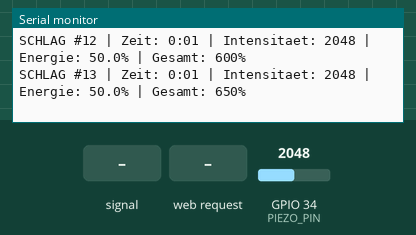
Recording of a program running on a simulated ESP32. Shown: the last lines printed to the serial monitor. The inputs (shaded band) are chosen by the test bench; at power-on: GPIO 34 (PIEZO_PIN) = 2048 (analog values on the 0–4095 scale). Storage starts empty.

Above: at 1.8 s.
1.9 s: GPIO 34 (PIEZO_PIN) fed a 200 Hz sine of ±327 counts around its level
At 1.94 s:
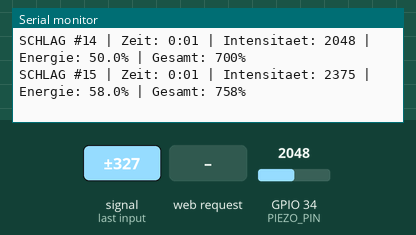
3.4 s: GPIO 34 (PIEZO_PIN) set to 2866
At 3.48 s:
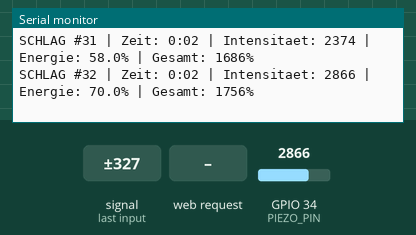
4.9 s: HTTP request GET /api/stats received
6.4 s: HTTP request GET /api/logs received
7.9 s: GPIO 34 (PIEZO_PIN) set to 3603
At 7.91 s:
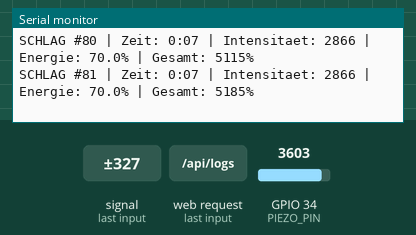
Timing chart, 0 to 10.4 s (numbered marks = the images above; inputs shaded):
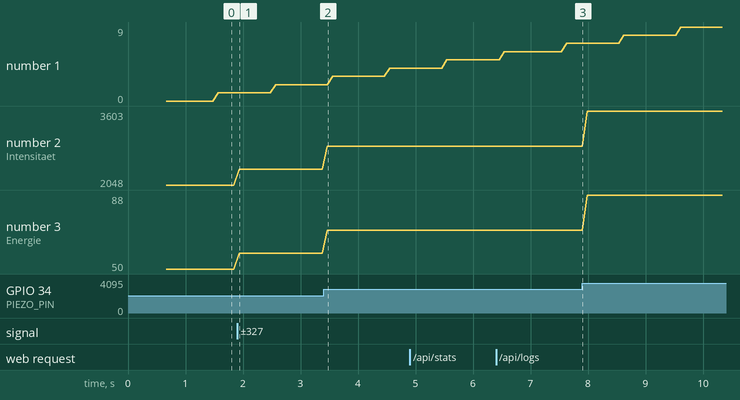

Measured:
- after the input at 1.9 s, the serial monitor: prints a new line at once (image 1)
- after the input at 3.4 s, the serial monitor: prints a new line after 0.07 s (image 2)
- plotted number 2: 2048 → 2374 after the input at 1.9 s, 2374 → 2866 after the input at 3.4 s, 2866 → 3603 after the input at 7.9 s
- plotted number 3: 50 → 58 after the input at 1.9 s, 58 → 70 after the input at 3.4 s

The program:

main.cpp
```cpp
// =============================================================================
// Pauke Monitor - ESP32 Timpani Hit Counter
// =============================================================================
// Hardware: ESP32 DevKit + B39 Piezo Vibrationssensor an GPIO 34 (ADC1)
// Funktion: Zaehlt Schlaege auf einer 49-Zoll Pauke, loggt Daten,
//           stellt einen Webserver mit Live-Statistiken bereit.
// =============================================================================

#include <Arduino.h>
#include <WiFi.h>
#include <ESPAsyncWebServer.h>
#include <LittleFS.h>

// -----------------------------------------------------------------------------
// Konfiguration
// -----------------------------------------------------------------------------

// Sensor
static const int PIEZO_PIN = 34;
static const int SCHWELLENWERT = 300;       // ADC-Schwelle fuer Schlagerkennung
static const int COOLDOWN_MS = 80;          // Debounce-Zeit in ms
static const int ADC_MAX = 4095;            // 12-bit ADC Maximum

// WiFi Access Point
static const char* AP_SSID = "Pauke-Monitor";
static const char* AP_PASS = "timpani123";

// Dateispeicher
static const char* CSV_PATH = "/schlaege.csv";

// -----------------------------------------------------------------------------
// Globale Variablen
// -----------------------------------------------------------------------------

AsyncWebServer server(80);

unsigned long session_start = 0;
unsigned long last_hit_time = 0;
uint32_t schlag_nummer = 0;
double gesamt_energie = 0.0;

// -----------------------------------------------------------------------------
// Hilfsfunktionen
// -----------------------------------------------------------------------------

// Berechnet Energie in Prozent aus ADC-Rohwert
float berechne_energie(int intensitaet) {
    return (float)intensitaet / (float)ADC_MAX * 100.0f;
}

// Formatiert Sekunden als HH:MM:SS
String format_zeit(unsigned long sekunden) {
    unsigned long h = sekunden / 3600;
    unsigned long m = (sekunden % 3600) / 60;
    unsigned long s = sekunden % 60;
    char buf[12];
    snprintf(buf, sizeof(buf), "%02lu:%02lu:%02lu", h, m, s);
    return String(buf);
}

// Formatiert Sekunden als MM:SS fuer Log-Eintraege
String format_log_zeit(unsigned long sekunden) {
    unsigned long m = sekunden / 60;
    unsigned long s = sekunden % 60;
    char buf[8];
    snprintf(buf, sizeof(buf), "%lu:%02lu", m, s);
    return String(buf);
}

// -----------------------------------------------------------------------------
// LittleFS: CSV lesen / schreiben / loeschen
// -----------------------------------------------------------------------------

// Liest bestehende Logs und stellt Zaehler wieder her
void lade_bestehende_daten() {
    if (!LittleFS.exists(CSV_PATH)) {
        schlag_nummer = 0;
        gesamt_energie = 0.0;
        return;
    }

    File f = LittleFS.open(CSV_PATH, "r");
    if (!f) {
        schlag_nummer = 0;
        gesamt_energie = 0.0;
        return;
    }

    schlag_nummer = 0;
    gesamt_energie = 0.0;

    while (f.available()) {
        String line = f.readStringUntil('\n');
        line.trim();
        if (line.length() == 0) continue;

        // Format: Nummer;Zeitstempel;Intensitaet;Energie%
        int sep1 = line.indexOf(';');
        int sep2 = line.indexOf(';', sep1 + 1);
        int sep3 = line.indexOf(';', sep2 + 1);

        if (sep1 < 0 || sep2 < 0 || sep3 < 0) continue;

        uint32_t nr = line.substring(0, sep1).toInt();
        float energie = line.substring(sep3 + 1).toFloat();

        if (nr > schlag_nummer) {
            schlag_nummer = nr;
        }
        gesamt_energie += energie;
    }
    f.close();

    Serial.printf("Bestehende Daten geladen: %u Schlaege, Energie: %.1f%%\n",
                  schlag_nummer, gesamt_energie);
}

// Speichert einen einzelnen Schlag in die CSV
void speichere_schlag(uint32_t nummer, unsigned long zeitstempel_s, int intensitaet, float energie) {
    File f = LittleFS.open(CSV_PATH, "a");
    if (!f) {
        Serial.println("FEHLER: CSV konnte nicht geoeffnet werden!");
        return;
    }
    f.printf("%u;%lu;%d;%.1f\n", nummer, zeitstempel_s, intensitaet, energie);
    f.close();
}

// Loescht alle Log-Daten
void loesche_logs() {
    if (LittleFS.exists(CSV_PATH)) {
        LittleFS.remove(CSV_PATH);
    }
    schlag_nummer = 0;
    gesamt_energie = 0.0;
    session_start = millis();
    Serial.println("Logs geloescht.");
}

// Liest die letzten N Zeilen der CSV
String lese_letzte_zeilen(int anzahl) {
    if (!LittleFS.exists(CSV_PATH)) return "";

    File f = LittleFS.open(CSV_PATH, "r");
    if (!f) return "";

    // Alle Zeilen einlesen
    std::vector<String> zeilen;
    while (f.available()) {
        String line = f.readStringUntil('\n');
        line.trim();
        if (line.length() > 0) {
            zeilen.push_back(line);
        }
    }
    f.close();

    // Nur die letzten N zurueckgeben (neueste zuerst)
    String result = "";
    int start = zeilen.size() > (size_t)anzahl ? zeilen.size() - anzahl : 0;
    for (int i = zeilen.size() - 1; i >= start; i--) {
        result += zeilen[i] + "\n";
    }
    return result;
}

// Liest gesamte CSV
String lese_gesamte_csv() {
    if (!LittleFS.exists(CSV_PATH)) return "Nummer;Zeitstempel;Intensitaet;Energie%\n";

    File f = LittleFS.open(CSV_PATH, "r");
    if (!f) return "";

    String content = "Nummer;Zeitstempel;Intensitaet;Energie%\n";
    while (f.available()) {
        content += f.readStringUntil('\n') + "\n";
    }
    f.close();
    return content;
}

// -----------------------------------------------------------------------------
// HTML-Seite (inline, keine externen Abhaengigkeiten)
// -----------------------------------------------------------------------------

const char INDEX_HTML[] PROGMEM = R"rawliteral(
<!DOCTYPE html>
<html lang="de">
<head>
<meta charset="UTF-8">
<meta name="viewport" content="width=device-width, initial-scale=1.0, user-scalable=no">
<title>Pauke Monitor</title>
<style>
*{margin:0;padding:0;box-sizing:border-box}
body{font-family:'Courier New',monospace;background:#1a1a2e;color:#e0e0e0;
  min-height:100vh;display:flex;flex-direction:column;align-items:center}
.container{width:100%;max-width:480px;padding:12px}
.header{text-align:center;padding:16px 0;border-bottom:2px solid #444}
.title{font-size:1.4em;color:#f0a500;font-weight:bold;letter-spacing:2px}
.stats{display:flex;justify-content:space-around;padding:20px 0}
.stat-box{text-align:center}
.stat-label{font-size:0.8em;color:#888;text-transform:uppercase;letter-spacing:1px}
.stat-value{font-size:2.8em;color:#fff;font-weight:bold;line-height:1.1}
.stat-value.energie{color:#f0a500}
.bar-container{width:100%;height:28px;background:#333;border-radius:4px;
  margin:8px 0;overflow:hidden;position:relative}
.bar-fill{height:100%;background:linear-gradient(90deg,#2d6a4f,#52b788,#f0a500);
  border-radius:4px;transition:width 0.5s ease}
.bar-text{position:absolute;top:50%;left:50%;transform:translate(-50%,-50%);
  font-size:0.85em;font-weight:bold;color:#fff;text-shadow:1px 1px 2px #000}
.session{text-align:center;color:#888;font-size:0.9em;padding:4px 0 12px;
  border-bottom:2px solid #444}
.buttons{display:flex;gap:8px;padding:12px 0;flex-wrap:wrap;justify-content:center}
.btn{padding:10px 16px;border:1px solid #555;background:#2a2a3e;color:#e0e0e0;
  border-radius:6px;font-family:inherit;font-size:0.85em;cursor:pointer;
  flex:1;min-width:100px;text-align:center}
.btn:active{background:#444}
.btn.danger{border-color:#c0392b;color:#e74c3c}
.btn.danger:active{background:#c0392b;color:#fff}
.log-table-wrap{overflow-x:auto;margin-top:8px;max-height:50vh;overflow-y:auto;
  border:1px solid #333;border-radius:6px}
table{width:100%;border-collapse:collapse;font-size:0.8em}
th{background:#2a2a3e;color:#f0a500;padding:8px 6px;text-align:left;
  position:sticky;top:0;z-index:1}
td{padding:6px;border-bottom:1px solid #2a2a3e}
tr:hover{background:#2a2a3e}
.csv-area{display:none;margin-top:10px}
.csv-area textarea{width:100%;height:200px;background:#111;color:#0f0;
  border:1px solid #444;border-radius:4px;padding:8px;font-family:monospace;
  font-size:0.75em}
.flash{animation:flashAnim 0.4s ease}
@keyframes flashAnim{0%{background:#f0a500}100%{background:transparent}}
</style>
</head>
<body>
<div class="container">
  <div class="header">
    <div class="title">&#x1F941; PAUKE MONITOR (49")</div>
  </div>

  <div class="stats">
    <div class="stat-box">
      <div class="stat-label">Schl&auml;ge</div>
      <div class="stat-value" id="count">--</div>
    </div>
    <div class="stat-box">
      <div class="stat-label">Energie</div>
      <div class="stat-value energie" id="energy">--</div>
    </div>
  </div>

  <div class="bar-container">
    <div class="bar-fill" id="bar" style="width:0%"></div>
    <div class="bar-text" id="barText">0%</div>
  </div>

  <div class="session">Session: <span id="session">00:00:00</span></div>

  <div class="buttons">
    <button class="btn" onclick="loadData()">Aktualisieren</button>
    <button class="btn danger" onclick="confirmDelete()">L&ouml;schen</button>
    <button class="btn" onclick="showCSV()">CSV kopieren</button>
  </div>

  <div class="csv-area" id="csvArea">
    <textarea id="csvText" readonly></textarea>
    <button class="btn" onclick="copyCSV()" style="margin-top:6px;width:100%">In Zwischenablage kopieren</button>
  </div>

  <div class="log-table-wrap">
    <table>
      <thead>
        <tr><th>#</th><th>Zeit</th><th>Intensit&auml;t</th><th>Energie</th></tr>
      </thead>
      <tbody id="logBody">
        <tr><td colspan="4" style="text-align:center;color:#666">Lade...</td></tr>
      </tbody>
    </table>
  </div>
</div>

<script>
var autoRefresh = null;

function loadData() {
  fetch('/api/stats')
    .then(function(r){return r.json()})
    .then(function(d){
      document.getElementById('count').textContent = d.schlaege;
      document.getElementById('energy').textContent = d.gesamt_energie.toFixed(0);
      var pct = d.schlaege > 0 ? Math.min(100, d.gesamt_energie / d.schlaege) : 0;
      document.getElementById('bar').style.width = pct.toFixed(1) + '%';
      document.getElementById('barText').textContent = pct.toFixed(0) + '%';
      document.getElementById('session').textContent = d.session_dauer;

      var body = document.getElementById('logBody');
      if (!d.letzte_logs || d.letzte_logs.length === 0) {
        body.innerHTML = '<tr><td colspan="4" style="text-align:center;color:#666">Keine Daten</td></tr>';
        return;
      }
      var html = '';
      for (var i = 0; i < d.letzte_logs.length; i++) {
        var e = d.letzte_logs[i];
        html += '<tr><td>' + e.nr + '</td><td>' + e.zeit + '</td><td>' +
                e.intensitaet + '</td><td>' + e.energie.toFixed(1) + '%</td></tr>';
      }
      body.innerHTML = html;
    })
    .catch(function(err){console.log('Fehler:', err)});
}

function confirmDelete() {
  if (confirm('Alle Logs wirklich loeschen?')) {
    fetch('/api/delete', {method:'POST'})
      .then(function(){loadData()});
  }
}

function showCSV() {
  var area = document.getElementById('csvArea');
  if (area.style.display === 'block') {
    area.style.display = 'none';
    return;
  }
  fetch('/api/logs')
    .then(function(r){return r.text()})
    .then(function(t){
      document.getElementById('csvText').value = t;
      area.style.display = 'block';
    });
}

function copyCSV() {
  var ta = document.getElementById('csvText');
  ta.select();
  ta.setSelectionRange(0, 99999);
  document.execCommand('copy');
  alert('CSV kopiert!');
}

loadData();
autoRefresh = setInterval(loadData, 3000);
</script>
</body>
</html>
)rawliteral";

// -----------------------------------------------------------------------------
// Webserver-Routen
// -----------------------------------------------------------------------------

void setup_webserver() {
    // Hauptseite
    server.on("/", HTTP_GET, [](AsyncWebServerRequest *request) {
        request->send(200, "text/html", INDEX_HTML);
    });

    // API: Statistiken als JSON
    server.on("/api/stats", HTTP_GET, [](AsyncWebServerRequest *request) {
        unsigned long session_s = (millis() - session_start) / 1000;

        // Letzte 50 Eintraege lesen
        String letzte = lese_letzte_zeilen(50);

        // JSON zusammenbauen
        String json = "{";
        json += "\"schlaege\":" + String(schlag_nummer) + ",";
        json += "\"gesamt_energie\":" + String(gesamt_energie, 1) + ",";
        json += "\"session_dauer\":\"" + format_zeit(session_s) + "\",";
        json += "\"letzte_logs\":[";

        // Zeilen parsen
        int pos = 0;
        bool first = true;
        while (pos < (int)letzte.length()) {
            int nl = letzte.indexOf('\n', pos);
            if (nl < 0) nl = letzte.length();
            String line = letzte.substring(pos, nl);
            line.trim();
            pos = nl + 1;

            if (line.length() == 0) continue;

            int s1 = line.indexOf(';');
            int s2 = line.indexOf(';', s1 + 1);
            int s3 = line.indexOf(';', s2 + 1);
            if (s1 < 0 || s2 < 0 || s3 < 0) continue;

            String nr = line.substring(0, s1);
            String ts = line.substring(s1 + 1, s2);
            String intensitaet = line.substring(s2 + 1, s3);
            String energie = line.substring(s3 + 1);

            unsigned long ts_val = ts.toInt();
            String zeit_fmt = format_log_zeit(ts_val);

            if (!first) json += ",";
            json += "{\"nr\":" + nr + ",\"zeit\":\"" + zeit_fmt + "\",";
            json += "\"intensitaet\":" + intensitaet + ",";
            json += "\"energie\":" + energie + "}";
            first = false;
        }

        json += "]}";
        request->send(200, "application/json", json);
    });

    // API: Gesamte CSV herunterladen
    server.on("/api/logs", HTTP_GET, [](AsyncWebServerRequest *request) {
        String csv = lese_gesamte_csv();
        AsyncWebServerResponse *response = request->beginResponse(200, "text/csv", csv);
        response->addHeader("Content-Disposition", "attachment; filename=schlaege.csv");
        request->send(response);
    });

    // API: Logs loeschen
    server.on("/api/delete", HTTP_POST, [](AsyncWebServerRequest *request) {
        loesche_logs();
        request->send(200, "application/json", "{\"status\":\"ok\"}");
    });

    server.begin();
    Serial.println("Webserver gestartet auf http://192.168.4.1");
}

// -----------------------------------------------------------------------------
// WiFi Access Point
// -----------------------------------------------------------------------------

void setup_wifi() {
    WiFi.mode(WIFI_AP);
    WiFi.softAP(AP_SSID, AP_PASS);
    delay(100);

    IPAddress ip = WiFi.softAPIP();
    Serial.printf("WiFi AP gestartet: SSID='%s', IP=%s\n", AP_SSID, ip.toString().c_str());
}

// -----------------------------------------------------------------------------
// Serial-Abfrage beim Start: Logs loeschen oder fortsetzen?
// -----------------------------------------------------------------------------

void serial_startup_prompt() {
    if (!LittleFS.exists(CSV_PATH)) {
        Serial.println("Keine bestehenden Logs gefunden. Starte neu.");
        return;
    }

    Serial.println("========================================");
    Serial.println("Bestehende Logs gefunden!");
    Serial.printf("  %u Schlaege, Gesamtenergie: %.1f%%\n", schlag_nummer, gesamt_energie);
    Serial.println("----------------------------------------");
    Serial.println("  [L] Logs loeschen");
    Serial.println("  [beliebige Taste / 5s warten] Fortsetzen");
    Serial.println("========================================");

    unsigned long start = millis();
    while (millis() - start < 5000) {
        if (Serial.available()) {
            char c = Serial.read();
            if (c == 'L' || c == 'l') {
                loesche_logs();
                Serial.println(">> Logs geloescht. Starte mit leeren Daten.");
                return;
            } else {
                Serial.println(">> Fortsetzen mit bestehenden Daten.");
                return;
            }
        }
        delay(50);
    }
    Serial.println(">> Timeout - Fortsetzen mit bestehenden Daten.");
}

// -----------------------------------------------------------------------------
// Setup
// -----------------------------------------------------------------------------

void setup() {
    Serial.begin(115200);
    delay(500);

    Serial.println();
    Serial.println("========================================");
    Serial.println("   PAUKE MONITOR - 49\" Timpani");
    Serial.println("========================================");

    // ADC konfigurieren
    analogReadResolution(12);
    analogSetAttenuation(ADC_11db);
    pinMode(PIEZO_PIN, INPUT);

    // LittleFS initialisieren
    if (!LittleFS.begin(true)) {
        Serial.println("FEHLER: LittleFS konnte nicht initialisiert werden!");
        return;
    }
    Serial.println("LittleFS initialisiert.");

    // Bestehende Daten laden
    lade_bestehende_daten();

    // Serial-Abfrage
    serial_startup_prompt();

    // Session-Start merken
    session_start = millis();

    // WiFi und Webserver starten
    setup_wifi();
    setup_webserver();

    Serial.println("========================================");
    Serial.println("Bereit! Warte auf Schlaege...");
    Serial.println("========================================");
}

// -----------------------------------------------------------------------------
// Hauptschleife: Schlag-Erkennung
// -----------------------------------------------------------------------------

void loop() {
    int raw = analogRead(PIEZO_PIN);

    if (raw >= SCHWELLENWERT) {
        unsigned long jetzt = millis();

        // Cooldown pruefen (Debouncing)
        if (jetzt - last_hit_time < COOLDOWN_MS) {
            return;
        }

        // Peak-Erkennung: Kurze Zeit abtasten um Maximum zu finden
        int peak = raw;
        unsigned long peak_start = millis();
        while (millis() - peak_start < 10) {
            int sample = analogRead(PIEZO_PIN);
            if (sample > peak) {
                peak = sample;
            }
        }

        last_hit_time = millis();
        schlag_nummer++;

        unsigned long zeitstempel_s = (millis() - session_start) / 1000;
        float energie = berechne_energie(peak);
        gesamt_energie += energie;

        // In CSV speichern
        speichere_schlag(schlag_nummer, zeitstempel_s, peak, energie);

        // Serial-Ausgabe
        Serial.printf("SCHLAG #%u | Zeit: %s | Intensitaet: %d | Energie: %.1f%% | Gesamt: %.0f%%\n",
                      schlag_nummer,
                      format_log_zeit(zeitstempel_s).c_str(),
                      peak,
                      energie,
                      gesamt_energie);
    }
}
```
